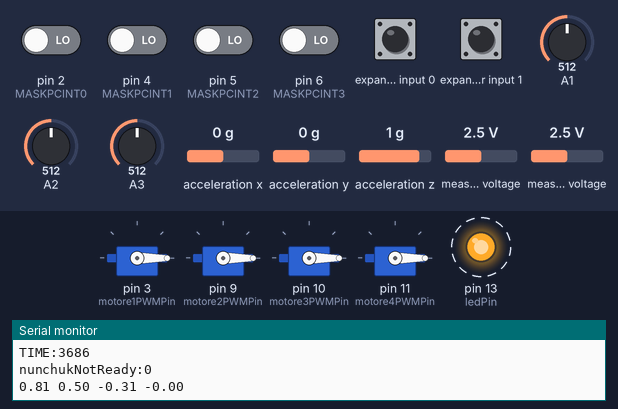
This sketch was run on a simulated Arduino Uno, built with avr-gcc and run on an emulated ATmega328P. Shown: 4 × servo, output pins drawn as LEDs (lit = HIGH), the last lines printed to the serial monitor. Wiring (inferred from the names in the program): Wii Nunchuk at I2C address 0x52. Dashed ring = blinking. The inputs (shaded band) are chosen by the test bench; at power-on: expander input 0, expander input 1 HIGH, pin 2 (MASKPCINT0), pin 4 (MASKPCINT1), pin 5 (MASKPCINT2), pin 6 (MASKPCINT3) LOW, A2 = 512, acceleration x 0 g, A1 = 512, A3 = 512, acceleration y 0 g, acceleration z 1 g, measured voltage 2.5 V.

Above: at 1.6 s.
1.7 s: A2 set to 716
4.7 s: acceleration x set to -1.4 g
At 7.58 s:
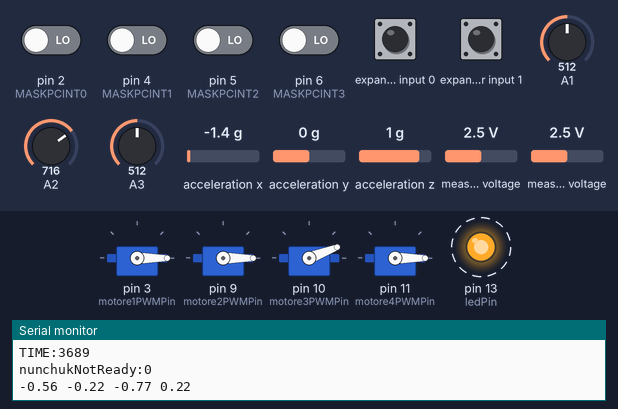
7.7 s: A1 set to 306
10.7 s: A3 set to 523
13.7 s: acceleration y set to -1.4 g
At 14.65 s:
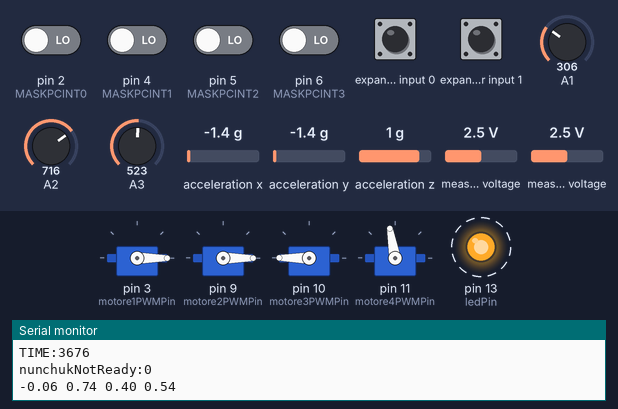
16.7 s: A1 set to 30
At 21.85 s:
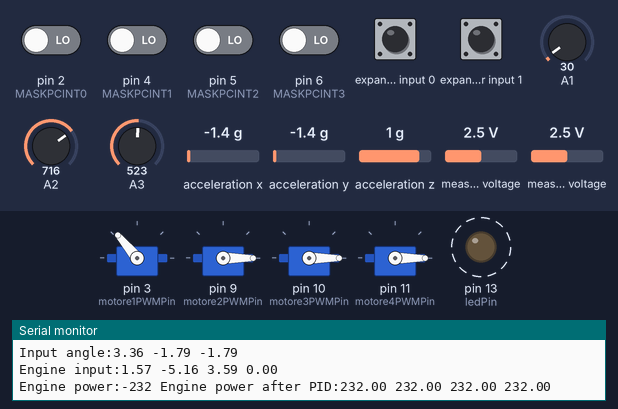
Timing chart, 0 to 24.6 s (numbered marks = the images above; inputs shaded):
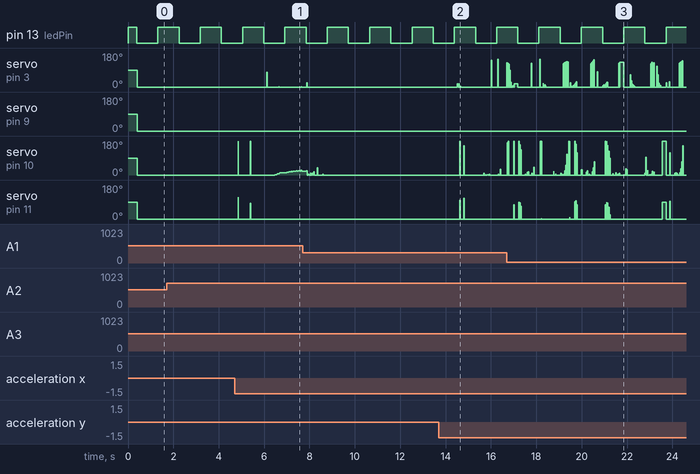

The sketch:

TestSerioNunchukGyro.pde
```cpp
#include <Wire.h>
#include <Servo.h>
#include "NunchukFarlocco.h"
#include "IMU.h"
#include "Motore.h"
#include "Giroscopio.h"
#include "InputPin.h"
#include "PID.h"

#define ledPin 13

#define gyroXpin 1
#define gyroYpin 2
#define gyroZpin 3

#define motore1PWMPin 3
#define motore2PWMPin 9
#define motore3PWMPin 10
#define motore4PWMPin 11

//If max PWM value is 255, a -100<P<100
//#define PofPID 1

#define MIN_RADIO_VALUE 1100
#define MAX_RADIO_VALUE 1950
#define maxReceiverAngle 0.5f
//maxReceiverAngle is in radiant

#define ROLL_STABLE_ANGLE 1.57
#define PITCH_STABLE_ANGLE 0
#define YAW_STABLE_ANGLE 0

Giroscopio gyro[3];
NunchukFarlocco nun;
IMU orizzonte;
PID pid[4]={PID(), PID(), PID(), PID()};
//Motore motori[] = { Motore(motore1PWMPin), Motore(motore2PWMPin), Motore(motore3PWMPin), Motore(motore4PWMPin) };
Servo motori[4]={Servo(), Servo(), Servo(), Servo()};

//channel 0=power, 1=pitch, 2=roll, 3=yaw from 900 to 1900
InputPin inputs;

unsigned long time;
boolean statoLedPin=false;

void setup(){
  time = micros();
  Serial.begin(19200);
  pinMode(ledPin, OUTPUT);
  digitalWrite(ledPin, HIGH);

  int x = analogRead(0);
  x = map(x, 0, 1023, 1, 100);
  Serial.print("p for PID:");
  Serial.println(x);
  int i;
  for (i=0; i<4; i++){
    pid[i].setP(x);
  }

  motori[0].attach( motore1PWMPin, 600, 2400 );
  motori[1].attach( motore2PWMPin, 600, 2400 );
  motori[2].attach( motore3PWMPin, 600, 2400 );
  motori[3].attach( motore4PWMPin, 600, 2400 );

  //setting gyro pin, automagigally they calibration
  gyro[0].setPin(gyroXpin);
  gyro[1].setPin(gyroYpin);
  gyro[2].setPin(gyroZpin);

  digitalWrite(ledPin, LOW);

  Serial.println("begin nunchuck");
  nun.nunchuck_init();
  Serial.println("end nunchuck");
}

int loopCount=0;
unsigned long timeMid=0;
unsigned long time2;
float lastYaw=0, minYaw=1000, maxYaw=-1000;
unsigned long nunchukNotReady=0;
void loop(){
  //Serial.print("loop");

  loopCount++;
  time2=micros();
  if (timeMid==0){
    timeMid=time2-time;
  }else{
    timeMid= (timeMid+(time2-time) )/2;
  }
  time=time2;

  gyro[0].update();
  gyro[1].update();
  gyro[2].update();

  if (loopCount>200){
    Serial.print("X acc, gyro:");
    Serial.print( nun.x );
    Serial.print(" ");
    Serial.println( gyro[0].leggi() );

    Serial.print("Y acc, gyro:");
    Serial.print( nun.y );
    Serial.print(" ");
    Serial.println( gyro[1].leggi() );

    Serial.print("Z acc, gyro:");
    Serial.print( nun.z );
    Serial.print(" ");
    Serial.println( gyro[2].leggi() );
  }

  if ( nun.nunchuck_get_data() ){
    orizzonte.IMUupdate(-gyro[1].leggi(), gyro[2].leggi(), -gyro[0].leggi(), nun.x, nun.z, nun.y); //update time: 1 millisecond

    //orizzonte.IMUupdate(0, 0, 0, nun.x, -nun.y, nun.z); //FOR DEBUG, TEST
  }else{
    //Serial.println("Nunckuck non pronto!!");
    nunchukNotReady++;
  }

  float roll=atan2(2*(orizzonte.q0*orizzonte.q1+orizzonte.q2*orizzonte.q3), 1-2*(orizzonte.q1*orizzonte.q1+orizzonte.q2*orizzonte.q2));
  float pitch=asin( 2*(orizzonte.q0*orizzonte.q2-orizzonte.q1*orizzonte.q3) );
  float yaw=atan2(2*(orizzonte.q0*orizzonte.q3+orizzonte.q1*orizzonte.q2), 1-2*(orizzonte.q2*orizzonte.q2+orizzonte.q3*orizzonte.q3));

  //find out actual estimated yaw angular rotation. We can also use directly gyro value with a proportion :-D
  float yawR = yaw-lastYaw;
  lastYaw=yaw;

  if (yawR<minYaw)
    minYaw = yawR;

  if (yawR>maxYaw)
    maxYaw = yawR;
  /* because a quadricopter, engine setup:
      0
    2   3
      1
  */
  float engineAngle[4];
  engineAngle[0]=roll+yawR;
  engineAngle[1]=-roll+yawR;
  engineAngle[2]=-pitch-yawR;
  engineAngle[3]=pitch-yawR;

  if (loopCount>200){
    Serial.print("Yaw lastYaw yawMin yawMax:");
    Serial.print(yaw);
    Serial.print(" ");
    Serial.print(lastYaw);
    Serial.print(" ");
    Serial.print(minYaw, 7);
    Serial.print(" ");
    Serial.println(maxYaw, 7);
    Serial.print("Actual angle:");
    Serial.print(roll);
    Serial.print(" ");
    Serial.print(pitch);
    Serial.print(" ");
    Serial.print(yawR);
    Serial.println();
    Serial.print("Engine correction:");
    Serial.print(engineAngle[0]);
    Serial.print(" ");
    Serial.print(engineAngle[1]);
    Serial.print(" ");
    Serial.print(engineAngle[2]);
    Serial.print(" ");
    Serial.print(engineAngle[3]);
    Serial.println();
  }

  int i;

  /*
  //USER INPUT
  */
  long enginesPower=0;
  float desiredAngle[4];
  /*
  // FAKE INPUT
  //
  for (i=0; i < 4; i++){
    desiredAngle[0]= ROLL_STABLE_ANGLE+YAW_STABLE_ANGLE;
    desiredAngle[1]= -ROLL_STABLE_ANGLE+YAW_STABLE_ANGLE;
    desiredAngle[2]= -PITCH_STABLE_ANGLE-YAW_STABLE_ANGLE;
    desiredAngle[3]= PITCH_STABLE_ANGLE-YAW_STABLE_ANGLE;
  }
  //
  // END FAKE INPUT
  //
  */

  //
  // REAL INPUT
  //
  enginesPower=map( inputs.getDuration(0), MIN_RADIO_VALUE, MAX_RADIO_VALUE, 0, 180 );

  //angle in radiant!!
  pitch = mapFloat( inputs.getDuration(1), MIN_RADIO_VALUE, MAX_RADIO_VALUE, -maxReceiverAngle, maxReceiverAngle )+PITCH_STABLE_ANGLE;
  roll = -mapFloat( inputs.getDuration(2), MIN_RADIO_VALUE, MAX_RADIO_VALUE, -maxReceiverAngle, maxReceiverAngle )+ROLL_STABLE_ANGLE;
  yaw = mapFloat( inputs.getDuration(3), MIN_RADIO_VALUE, MAX_RADIO_VALUE, -maxReceiverAngle, maxReceiverAngle )+YAW_STABLE_ANGLE;

  if (loopCount>200){
    Serial.print("Input:");
    Serial.print(inputs.getDuration(0));
    Serial.print(" ");
    Serial.print(inputs.getDuration(1));
    Serial.print(" ");
    Serial.print(inputs.getDuration(2));
    Serial.print(" ");
    Serial.print(inputs.getDuration(3));
    Serial.println();

    Serial.print("Input angle:");
    Serial.print(roll);
    Serial.print(" ");
    Serial.print(pitch);
    Serial.print(" ");
    Serial.print(yaw);
    Serial.println();
  }

  desiredAngle[0]=roll+yaw;
  desiredAngle[1]=-roll+yaw;
  desiredAngle[2]=-pitch-yaw;
  desiredAngle[3]=pitch-yaw;
  if (loopCount>200){
    Serial.print("Engine input:");
    Serial.print(desiredAngle[0]);
    Serial.print(" ");
    Serial.print(desiredAngle[1]);
    Serial.print(" ");
    Serial.print(desiredAngle[2]);
    Serial.print(" ");
    Serial.print(desiredAngle[3]);
    Serial.println();
  }
  //
  // END REAL INPUT
  //


  /*
  //END USER INPUT
  */

  float enginePower[4];
  int maxP=0;
  for (i=0; i < 4; i++){
    enginePower[i]=pid[i].update(engineAngle[i], desiredAngle[i])+enginesPower;
    if (enginePower[i]>maxP)
      maxP=enginePower[i];
    if (enginePower[i]<0)
      enginePower[i]=0;
  }

  if (loopCount>200){
    Serial.print("Engine power:");
    Serial.print(enginesPower);
    Serial.print(" Engine power after PID:");
    Serial.print(enginePower[0]-enginesPower);
    Serial.print(" ");
    Serial.print(enginePower[1]-enginesPower);
    Serial.print(" ");
    Serial.print(enginePower[2]-enginesPower);
    Serial.print(" ");
    Serial.print(enginePower[3]-enginesPower);
    Serial.println();
  }

  if (maxP>180){//if motor power requested is bigger than maximus (255 for PWM)
    for (i=0; i < 4; i++){
      enginePower[i]=mapFloat(enginePower[i], 0, maxP, 0, 180);//scale engine power
    }
  }

  if (loopCount>200){
    Serial.print("Motori:");
    Serial.print(enginePower[0]);
    Serial.print(" ");
    Serial.print(enginePower[1]);
    Serial.print(" ");
    Serial.print(enginePower[2]);
    Serial.print(" ");
    Serial.println(enginePower[3]);
  }

  for (i=0; i < 4; i++){
    motori[i].write( enginePower[i] );
  }

  if (loopCount>200){

    statoLedPin=!statoLedPin;
    if (statoLedPin)
      digitalWrite(ledPin, HIGH);
    else
      digitalWrite(ledPin, LOW);

    Serial.print("TIME:");
    Serial.println(timeMid);

    Serial.print("nunchukNotReady:");
    Serial.println(nunchukNotReady);

    Serial.print(orizzonte.q0);
    Serial.print(" ");
    Serial.print(orizzonte.q1);
    Serial.print(" ");
    Serial.print(orizzonte.q2);
    Serial.print(" ");
    Serial.print(orizzonte.q3);
    Serial.println();
    Serial.println();

    loopCount=0;
  }

}

float mapFloat(float x, float in_min, float in_max, float out_min, float out_max)
{
  return (x - in_min) * (out_max - out_min) / (in_max - in_min) + out_min;
}
```

Giroscopio.cpp
```cpp
#import "Giroscopio.h"

static const float giroToRadiantAtSecond = (((5.0/1024.0)*1000)/0.67)/57.29578;

float Giroscopio::setPin(int pin){
  gyro=0;
  gyroPin=pin;
  mid = analogRead(gyroPin);
  int i;
  for (i=0; i < 1000;i++){
    mid = ( mid+analogRead(gyroPin) )/2;
  }
  return mid;
}

float Giroscopio::leggi(){
  return gyro;
}

void Giroscopio::update(){
  gyro=analogRead(gyroPin);
  if (mid-1<gyro && gyro<mid+1){ //if mid-1<gyro<mid+1 then gyro=mid
    gyro=mid;
  }
  gyro = (gyro-mid)*giroToRadiantAtSecond;
}
```

Giroscopio.h
```cpp
#ifndef Giroscopio_h
#define Giroscopio_h

#include "WProgram.h"

class Giroscopio{
  public:
  float setPin(int);
  float leggi();
  void update();
  private:
  int gyroPin;
  float gyro, mid;
};
#endif
```

IMU.cpp
```cpp
//=====================================================================================================
// IMU.c
// S.O.H. Madgwick
// 25th September 2010
//
// IMU.cpp
// Modified as class for arduino by Lestofante
// 27th December 2010
//=====================================================================================================
// Description:
//
// Quaternion implementation of the 'DCM filter' [Mayhony et al].
//
// User must define 'halfT' as the (sample period / 2), and the filter gains 'Kp' and 'Ki'.
//
// Global variables 'q0', 'q1', 'q2', 'q3' are the quaternion elements representing the estimated
// orientation.  See my report for an overview of the use of quaternions in this application.
//
// User must call 'IMUupdate()' every sample period and parse calibrated gyroscope ('gx', 'gy', 'gz')
// and accelerometer ('ax', 'ay', 'ay') data.  Gyroscope units are radians/second, accelerometer
// units are irrelevant as the vector is normalised.
//
//=====================================================================================================

//----------------------------------------------------------------------------------------------------
// Header files

#include "IMU.h"
//#include <math.h>

//----------------------------------------------------------------------------------------------------
// Definitions

#define Kp 2.0f			// proportional gain governs rate of convergence to accelerometer/magnetometer
#define Ki 0.005f		// integral gain governs rate of convergence of gyroscope biases
#define halfT 0.004f		// half the sample period

//---------------------------------------------------------------------------------------------------
// Variable definitions

//float q0 = 1, q1 = 0, q2 = 0, q3 = 0;	// quaternion elements representing the estimated orientation
//float exInt = 0, eyInt = 0, ezInt = 0;	// scaled integral error

//====================================================================================================
// Function
//====================================================================================================

IMU::IMU(){
  exInt=0;
  eyInt=0;
  ezInt=0;
  q0=1;
  q1=0;
  q2=0;
  q3=0;
}

void IMU::IMUupdate(float gx, float gy, float gz, float ax, float ay, float az) {
	float norm;
	float vx, vy, vz;
	float ex, ey, ez;

        //eliminate bad data:
        if (ax==0 && ay==0 && az==0){
          Serial.println("Accelerometer bad data");
          return;
        }

	// normalise the measurements
	norm = sqrt(ax*ax + ay*ay + az*az);
	ax = ax / norm;
	ay = ay / norm;
	az = az / norm;

	// estimated direction of gravity
	vx = 2*(q1*q3 - q0*q2);
	vy = 2*(q0*q1 + q2*q3);
	vz = q0*q0 - q1*q1 - q2*q2 + q3*q3;

	// error is sum of cross product between reference direction of field and direction measured by sensor
	ex = (ay*vz - az*vy);
	ey = (az*vx - ax*vz);
	ez = (ax*vy - ay*vx);

	// integral error scaled integral gain
	exInt = exInt + ex*Ki;
	eyInt = eyInt + ey*Ki;
	ezInt = ezInt + ez*Ki;

	// adjusted gyroscope measurements
	gx = gx + Kp*ex + exInt;
	gy = gy + Kp*ey + eyInt;
	gz = gz + Kp*ez + ezInt;

	// integrate quaternion rate and normalise
	q0 = q0 + (-q1*gx - q2*gy - q3*gz)*halfT;
	q1 = q1 + (q0*gx + q2*gz - q3*gy)*halfT;
	q2 = q2 + (q0*gy - q1*gz + q3*gx)*halfT;
	q3 = q3 + (q0*gz + q1*gy - q2*gx)*halfT;

	// normalise quaternion
	norm = sqrt(q0*q0 + q1*q1 + q2*q2 + q3*q3);
	q0 = q0 / norm;
	q1 = q1 / norm;
	q2 = q2 / norm;
	q3 = q3 / norm;
}

/*
void IMU::IMUupdateVerbose(float gx, float gy, float gz, float ax, float ay, float az) {
        Serial.print("IMU");
	float norm;
	float vx, vy, vz;
	float ex, ey, ez;

        Serial.print("accel");
	Serial.print(ax);
        Serial.print(" ");
        Serial.print(ay);
        Serial.print(" ");
        Serial.print(az);
        Serial.print(" ");

	// normalise the measurements
	norm = sqrt(ax*ax + ay*ay + az*az);
        Serial.print("norma");
        Serial.print(norm);
	ax = ax / norm;
	ay = ay / norm;
	az = az / norm;
        Serial.print("accel normlized");
	Serial.print(ax);
        Serial.print(" ");
        Serial.print(ay);
        Serial.print(" ");
        Serial.print(az);
        Serial.print(" ");

	// estimated direction of gravity
	vx = 2*(q1*q3 - q0*q2);
	vy = 2*(q0*q1 + q2*q3);
	vz = q0*q0 - q1*q1 - q2*q2 + q3*q3;
        Serial.print("gravity");
	Serial.print(vx);
        Serial.print(" ");
        Serial.print(vy);
        Serial.print(" ");
        Serial.print(vz);
        Serial.print(" ");

	// error is sum of cross product between reference direction of field and direction measured by sensor
	ex = (ay*vz - az*vy);
	ey = (az*vx - ax*vz);
	ez = (ax*vy - ay*vx);
        Serial.print("error");
	Serial.print(ex);
        Serial.print(" ");
        Serial.print(ey);
        Serial.print(" ");
        Serial.print(ez);
        Serial.print(" ");

	// integral error scaled integral gain
	exInt = exInt + ex*Ki;
	eyInt = eyInt + ey*Ki;
	ezInt = ezInt + ez*Ki;
	Serial.print("integral e");
	Serial.print(exInt);
        Serial.print(" ");
        Serial.print(eyInt);
        Serial.print(" ");
        Serial.print(ezInt);
        Serial.print(" ");

	// adjusted gyroscope measurements
	gx = gx + Kp*ex + exInt;
	gy = gy + Kp*ey + eyInt;
	gz = gz + Kp*ez + ezInt;
	Serial.print("new gyro");
	Serial.print(gx);
        Serial.print(" ");
        Serial.print(gy);
        Serial.print(" ");
        Serial.print(gz);
        Serial.print(" ");

	// integrate quaternion rate and normalise
	q0 = q0 + (-q1*gx - q2*gy - q3*gz)*halfT;
	q1 = q1 + (q0*gx + q2*gz - q3*gy)*halfT;
	q2 = q2 + (q0*gy - q1*gz + q3*gx)*halfT;
	q3 = q3 + (q0*gz + q1*gy - q2*gx)*halfT;

	// normalise quaternion
	norm = sqrt(q0*q0 + q1*q1 + q2*q2 + q3*q3);
        Serial.print("norma");
        Serial.print(norm);
        Serial.println();
	q0 = q0 / norm;
	q1 = q1 / norm;
	q2 = q2 / norm;
	q3 = q3 / norm;
}
*/
//====================================================================================================
// END OF CODE
//====================================================================================================
```

IMU.h
```cpp
//=====================================================================================================
// IMU.h
// S.O.H. Madgwick
// 25th September 2010
//
// Modified as class for arduino by Lestofante
// 27th December 2010
//
//=====================================================================================================
//
// See IMU.c file for description.
//
//=====================================================================================================
#ifndef IMU_h
#define IMU_h

#include <WProgram.h>
//----------------------------------------------------------------------------------------------------
// Variable declaration
class IMU{

  public:
    float q0, q1, q2, q3;	// quaternion elements representing the estimated orientation

    //---------------------------------------------------------------------------------------------------
    // Function declaration
    IMU(); //constructor, set exInt, eyInt and ezInt to 0
    //void IMUupdateVerbose(float gx, float gy, float gz, float ax, float ay, float az);
    void IMUupdate(float gx, float gy, float gz, float ax, float ay, float az);
  private:
    float exInt, eyInt, ezInt;	// scaled integral error

};
#endif
//=====================================================================================================
// End of file
//=====================================================================================================
```

InputPin.cpp
```cpp
#include "InputPin.h"

/*
Let You read digital pin 2,4,5,6
FROM BIRONPILOT V59, tnx to ciskje
*/

//#define MAXUNSIGNEDLONGCVALUE 4294967295
#define MASKPCINT0 (1<<2)
#define MASKPCINT1 (1<<4)
#define MASKPCINT2 (1<<5)
#define MASKPCINT3 (1<<6)

InputPin::InputPin(){
  pinMode(2, INPUT); // 3 is used for esc
  pinMode(4, INPUT);
  pinMode(5, INPUT);
  pinMode(6, INPUT);
  // interrupt on pin change FROM PCINT16 to PCINT23
  PCICR |= (1 << PCIE2);

  PCMSK2 = (1 << PCINT18) | // digital pin2
  (1 << PCINT20) | // digital pin4
  (1 << PCINT21) | // digital pin5
  (1 << PCINT22); // digital pin6
}

//putted here because interrupt dosn't want it in .h
unsigned long _startIn[4];
unsigned long _rawIn[4];
unsigned long _time;
byte _oldbit, _newbit, _changed;
boolean _hasChanged=false;

ISR(PCINT2_vect) {
  _time=micros();

  _newbit=PIND;
  _changed=_newbit^_oldbit;

  if (_changed&MASKPCINT0){//if digital PIN2 has changed

    if (_newbit&MASKPCINT0) { //if PIN2 now is high
      _startIn[0]=_time;
    }else{
      _rawIn[0]=_time-_startIn[0];
    }
  }

  if (_changed&MASKPCINT1)//if digital PIN4 has changed
    if (_newbit&MASKPCINT1)
      _startIn[1]=_time;
    else
      _rawIn[1]=_time-_startIn[1];

  if (_changed&MASKPCINT2)//if digital PIN5 has changed
    if (_newbit&MASKPCINT2)
      _startIn[2]=_time;
    else
      _rawIn[2]=_time-_startIn[2];

  if (_changed&MASKPCINT3)//if digital PIN6 has changed
    if (_newbit&MASKPCINT3)
      _startIn[3]=_time;
    else
      _rawIn[3]=_time-_startIn[3];

  _hasChanged=true;
  _oldbit=_newbit;
}

bool InputPin::getAndSetFalseHasChanged(){
  bool temp = _hasChanged;
  _hasChanged = false;
  return temp;
}

int InputPin::getDuration(int i){
  return _rawIn[i];
}
```

InputPin.h
```cpp
#ifndef InputPin_h
#define InputPin_h


#include "WProgram.h"

class InputPin{

  public:
    InputPin();
    bool getAndSetFalseHasChanged(); // send the initilization handshake
    int getDuration(int);
  private:
};
#endif
```

Source omitted: Motore.cpp (277 bytes), Motore.h (165 bytes), NunchukFarlocco.cpp (5946 bytes), NunchukFarlocco.h (460 bytes), PID.cpp (179 bytes), PID.h (150 bytes)

Measured:
- after the input at 13.7 s, servo on pin 11 (motore4PWMPin): 0° → 100° after 0.93 s, → 0° 0.02 s later, → 109° 0.14 s later, → 0° 0.01 s later
- by itself, pin 13 (ledPin): alternates HIGH for 0.93 s and LOW for 0.93 s
